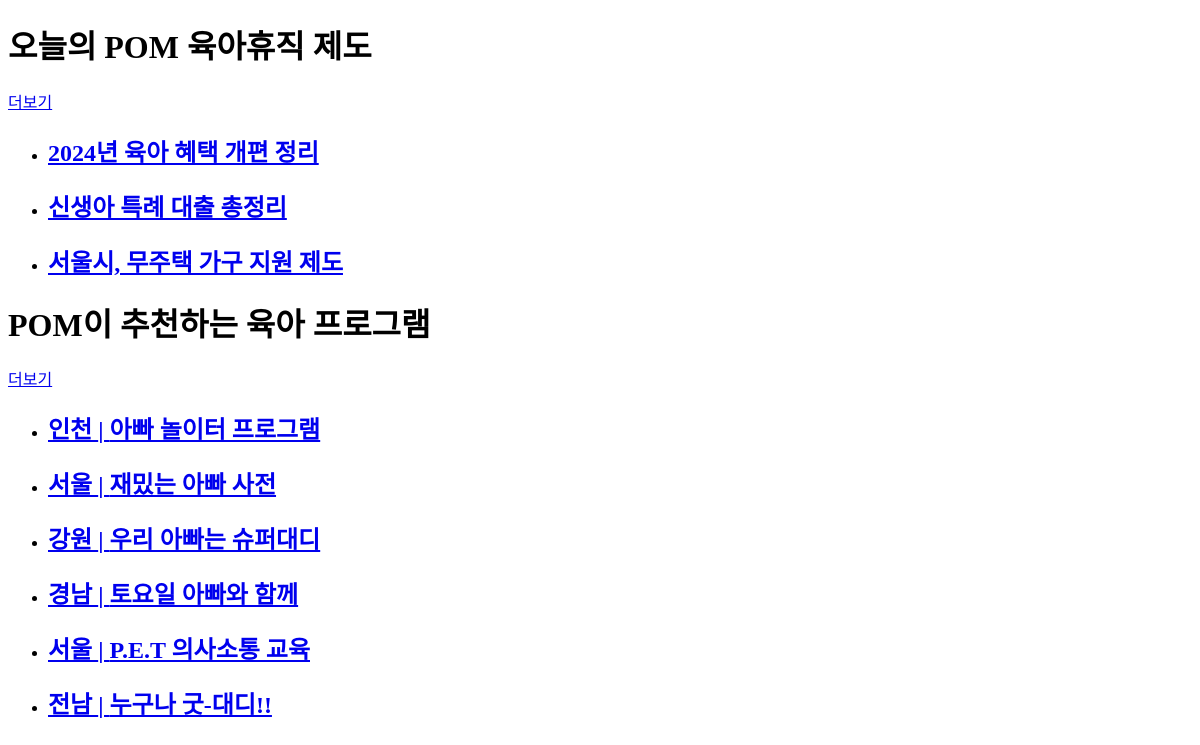
Page /program/ on the committed database.
### program/models.py (models this page shows, shortened)
class Policy(models.Model):
    title = models.CharField(max_length=200)
    created_at = models.DateTimeField(auto_now_add=True)  #최신 등록순

class Program(models.Model):
    title = models.CharField(max_length=200)
    center_info = models.CharField(max_length=200, blank=True, null=True)
    event_period = models.CharField(max_length=200, blank=True, null=True)
    registration_period = models.CharField(max_length=200, blank=True, null=True)
    participants = models.CharField(max_length=200, blank=True, null=True)
    event_content = models.TextField(blank=True, null=True)
    session_info = models.CharField(max_length=200, blank=True, null=True)
    location = models.CharField(max_length=200, blank=True, null=True)
    region = models.CharField(max_length=100)
    image = models.ImageField(upload_to='program_images/', blank=True, null=True)
    application_url = models.URLField(max_length=200, blank=True, null=True)  # 신청 URL 필드 추가

### program/views.py (the view)
# urls.py: path('', program_home, name='program_home'),
def program_home(request):
    programs = Program.objects.all()[:6]
    policies = Policy.objects.annotate(scrap_count=Count('scraps')).order_by('-created_at')[:3]
    return render(request, 'program/program_home.html', {'programs': programs, 'policies': policies})

### program/templates/program/program_home.html (shortened to what this page needs)
<!DOCTYPE html>
<html>
<head>
</head>
<body>
    <h1>오늘의 POM 육아휴직 제도</h1>
    <a href="{% url 'program:policy_list' %}">더보기</a>
    <ul>
        {% for policy in policies|slice:":3" %}
            <li>
                <h2 class="title"><a href="{% url 'program:policy_detail' policy.id %}">{{ policy.title }}</a></h2>
            </li>
        {% endfor %}
    </ul>
    <h1>POM이 추천하는 육아 프로그램</h1>
    <a href="{% url 'program:program_list' %}">더보기</a>
    <ul>
        {% for program in programs %}
            <li>
                <h2 class="title"><a href="{% url 'program:program_detail' program.id %}">{{ program.region }} | {{ program.title }}</a></h2>
            </li>
        {% endfor %}
    </ul>
</body>
</html>

### program/templates/program/program_home.html (style rules this page uses)
.title { cursor: pointer; color: #007BFF; font-weight: bold; }

### rows in the picture
Policy: title "2024년 육아 혜택 개편 정리"
Policy: title "신생아 특례 대출 총정리"
Policy: title "서울시, 무주택 가구 지원 제도"
Program: region "인천", title "아빠 놀이터 프로그램"
Program: region "서울", title "재밌는 아빠 사전"
Program: region "강원", title "우리 아빠는 슈퍼대디"
Program: region "경남", title "토요일 아빠와 함께"
Program: region "서울", title "P.E.T 의사소통 교육"
Program: region "전남", title "누구나 굿-대디!!"
